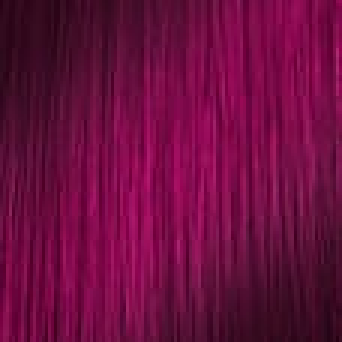
#> input picture shades/COLORFULHAIR_HYPNOTIC_MAGENTA2.jpg, 114 x 114 px (shown 3 times larger); its folder holds 4 pictures in this run
$ python example.py --target shades/COLORFULHAIR_HYPNOTIC_MAGENTA2.jpg --mask shades/COLORFULHAIR_PINK_SORBET.jpg
#> lines starting #> are read from the running program, lines starting #| are printed output that depends on the picture
### color_transfer/__init__.py
# import the necessary packages
import numpy as np
import cv2

def color_transfer(source, target, mask, clip=True, preserve_paper=True):
	"""
	Transfers the color distribution from the source to the target
	image using the mean and standard deviations of the L*a*b*
	color space.

	This implementation is (loosely) based on to the "Color Transfer
	between Images" paper by Reinhard et al., 2001.

	Parameters:
	-------
	source: NumPy array
		OpenCV image in BGR color space (the source image)
	target: NumPy array
		OpenCV image in BGR color space (the target image)
	clip: Should components of L*a*b* image be scaled by np.clip before
		converting back to BGR color space?
		If False then components will be min-max scaled appropriately.
		Clipping will keep target image brightness truer to the input.
		Scaling will adjust image brightness to avoid washed out portions
		in the resulting color transfer that can be caused by clipping.
	preserve_paper: Should color transfer strictly follow methodology
		layed out in original paper? The method does not always produce
		aesthetically pleasing results.
		If False then L*a*b* components will scaled using the reciprocal of
		the scaling factor proposed in the paper.  This method seems to produce
		more consistently aesthetically pleasing results

	Returns:
	-------
	transfer: NumPy array
		OpenCV image (w, h, 3) NumPy array (uint8)
	"""
	# convert the images from the RGB to L*ab* color space, being
	# sure to utilizing the floating point data type (note: OpenCV
	# expects floats to be 32-bit, so use that instead of 64-bit)
	source = cv2.cvtColor(source, cv2.COLOR_BGR2LAB).astype("float32")
	target = cv2.cvtColor(target, cv2.COLOR_BGR2LAB).astype("float32")
	mask = cv2.cvtColor(mask, cv2.COLOR_BGR2GRAY)


	# compute color statistics for the source and target images
	(lMeanSrc, lStdSrc, aMeanSrc, aStdSrc, bMeanSrc, bStdSrc) = image_stats(source)
	(lMeanTar, lStdTar, aMeanTar, aStdTar, bMeanTar, bStdTar) = image_stats_target(target,mask)

	# subtract the means from the target image
	(l, a, b) = cv2.split(target)
	# l -= lMeanTar
	# a -= aMeanTar
	# b -= bMeanTar

	## SUBTRACT USING MASK
	l = cv2.subtract(l,lMeanTar,mask=mask)
	a = cv2.subtract(a,aMeanTar,mask=mask)
	b = cv2.subtract(b,bMeanTar,mask=mask)


	if preserve_paper:
		# scale by the standard deviations using paper proposed factor
		l = (lStdTar / lStdSrc) * l
		a = (aStdTar / aStdSrc) * a
		b = (bStdTar / bStdSrc) * b
	else:
		# scale by the standard deviations using reciprocal of paper proposed factor
		l = (lStdSrc / lStdTar) * l
		a = (aStdSrc / aStdTar) * a
		b = (bStdSrc / bStdTar) * b

	# add in the source mean
	l += lMeanSrc
	a += aMeanSrc
	b += bMeanSrc

	# clip/scale the pixel intensities to [0, 255] if they fall
	# outside this range
	l = _scale_array(l, clip=clip)
	a = _scale_array(a, clip=clip)
	b = _scale_array(b, clip=clip)

	# merge the channels together and convert back to the RGB color
	# space, being sure to utilize the 8-bit unsigned integer data
	# type
	transfer = cv2.merge([l, a, b])
	transfer1 = transfer
	mask_inv = cv2.bitwise_not(mask)
	bg = cv2.bitwise_and(target,target,mask=mask_inv)
	fg = cv2.bitwise_and(transfer,transfer,mask=mask)
	final =cv2.add(bg,fg.astype("float32"))
	final = cv2.cvtColor(final.astype("uint8"), cv2.COLOR_LAB2BGR)

	# return the color transferred image
	return final,transfer1,fg

# [10 lines left out: function show_image, not called in this run]

def image_stats_target(image,mask):
	mean,std = cv2.meanStdDev(image,mask=mask)[:3]
	# print("with mask Mean: ",mean)
	# print("with mask std ",std)
	lMean,  aMean,  bMean = mean
	lStd, aStd,  bStd = std

	return (lMean, lStd, aMean, aStd, bMean, bStd)

def image_stats(image):
	"""
	Parameters:
	-------
	image: NumPy array
		OpenCV image in L*a*b* color space

	Returns:
	-------
	Tuple of mean and standard deviations for the L*, a*, and b*
	channels, respectively
	"""
	# compute the mean and standard deviation of each channel
	(l, a, b) = cv2.split(image)
	(lMean, lStd) = (l.mean(), l.std())
	(aMean, aStd) = (a.mean(), a.std())
	(bMean, bStd) = (b.mean(), b.std())
	# [10 lines of commented-out code are left out]
	return (lMean, lStd, aMean, aStd, bMean, bStd)

# [28 lines left out: function _min_max_scale, not called in this run]

def _scale_array(arr, clip=True):
	"""
	Trim NumPy array values to be in [0, 255] range with option of
	clipping or scaling.

	Parameters:
	-------
	arr: array to be trimmed to [0, 255] range
	clip: should array be scaled by np.clip? if False then input
		array will be min-max scaled to range
		[max([arr.min(), 0]), min([arr.max(), 255])]

	Returns:
	-------
	NumPy array that has been scaled to be in [0, 255] range
	"""
	if clip:
		scaled = np.clip(arr, 0, 255)
	else:
		scale_range = (max([arr.min(), 0]), min([arr.max(), 255]))
		scaled = _min_max_scale(arr, new_range=scale_range)

	return scaled

### example.py
# USAGE
# python example.py --source images/ocean_sunset.jpg --target images/ocean_day.jpg

# import the necessary packages
from color_transfer import color_transfer
import numpy as np
import argparse
import cv2
import os

def show_image(title, image, width = 300):
	# resize the image to have a constant width, just to
	# make displaying the images take up less screen real
	# estate
	r = width / float(image.shape[1])
	dim = (width, int(image.shape[0] * r))
	resized = cv2.resize(image, dim, interpolation = cv2.INTER_AREA)

	# show the resized image
	cv2.imshow(title, resized)

def str2bool(v):
    if v.lower() in ('yes', 'true', 't', 'y', '1'):
        return True
    elif v.lower() in ('no', 'false', 'f', 'n', '0'):
        return False
    else:
        raise argparse.ArgumentTypeError('Boolean value expected.')

# construct the argument parser and parse the arguments
ap = argparse.ArgumentParser()
# ap.add_argument("-s", "--source", required = True,
# 	help = "Path to the source image")
ap.add_argument("-t", "--target", required = True,
	help = "Path to the target image")
ap.add_argument("-m", "--mask", required = True,
	help = "Path to the target image")
ap.add_argument("-c", "--clip", type = str2bool, default = 't',
	help = "Should np.clip scale L*a*b* values before final conversion to BGR? "
		   "Approptiate min-max scaling used if False.")
ap.add_argument("-p", "--preservePaper", type = str2bool, default = 't',
	help = "Should color transfer strictly follow methodology layed out in original paper?")
ap.add_argument("-o", "--output", help = "Path to the output image (optional)")
args = vars(ap.parse_args())

# # load the images
# source = cv2.imread(args["source"])
target = cv2.imread(args["target"])
#> target is the input picture: shape (114, 114, 3); mean B, G, R 63, 12.2, 107
mask = cv2.imread(args["mask"])
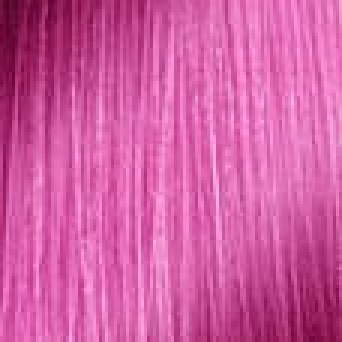
#> input picture shades/COLORFULHAIR_PINK_SORBET.jpg, 114 x 114 px (shown 3 times larger)
#> mask is the input picture: shape (114, 114, 3); mean B, G, R 163.4, 92, 209.9

sourcepath = "shades"

for i in os.listdir(sourcepath):
	print(os.path.join(sourcepath,i))
	source = cv2.imread(os.path.join(sourcepath,i))

	# transfer the color distribution from the source image
	# to the target image
	final,transfer,fg = color_transfer(source, target,mask, clip=args["clip"], preserve_paper=args["preservePaper"])
#> in color_transfer, `mask = cv2.cvtColor(mask, cv2.COLOR_BGR2GRAY)`:
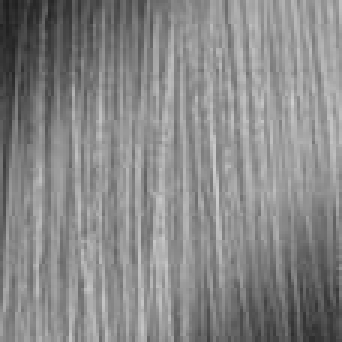
#> mask: shape (114, 114) (shown 3 times larger); min 29, max 206, mean 135.4
#> in image_stats, `(l, a, b) = cv2.split(image)`:
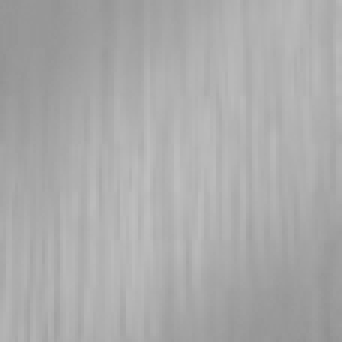
#> a: shape (114, 114) float32 (shown 3 times larger); min 145, max 190, mean 170.5
#> in image_stats, `(lMean, lStd) = (l.mean(), l.std())`: lMean = 58.22; lStd = 17.83
#> in image_stats, `(aMean, aStd) = (a.mean(), a.std())`: aMean = 170.5; aStd = 9.54
#> in image_stats, `(bMean, bStd) = (b.mean(), b.std())`: bMean = 123.3; bStd = 1.66
#> in color_transfer, `(lMeanSrc, lStdSrc, aMeanSrc, aStdSrc, bMeanSrc, bStdSrc) = image_stat..`: lMeanSrc = 58.22; lStdSrc = 17.83; aMeanSrc = 170.5; aStdSrc = 9.54; bMeanSrc = 123.3; bStdSrc = 1.66
#> in image_stats_target, `mean,std = cv2.meanStdDev(image,mask=mask)[:3]`: mean = [58.22, 170.5, 123.3]; std = [17.83, 9.54, 1.66]
#> in image_stats_target, `lMean,  aMean,  bMean = mean`: lMean = [58.22]; aMean = [170.5]; bMean = [123.3]
#> in image_stats_target, `lStd, aStd,  bStd = std`: lStd = [17.83]; aStd = [9.54]; bStd = [1.66]
#> in color_transfer, `(lMeanTar, lStdTar, aMeanTar, aStdTar, bMeanTar, bStdTar) = image_stat..`: lMeanTar = [58.22]; lStdTar = [17.83]; aMeanTar = [170.5]; aStdTar = [9.54]; bMeanTar = [123.3]; bStdTar = [1.66]
#> in color_transfer, `a = cv2.subtract(a,aMeanTar,mask=mask)`:
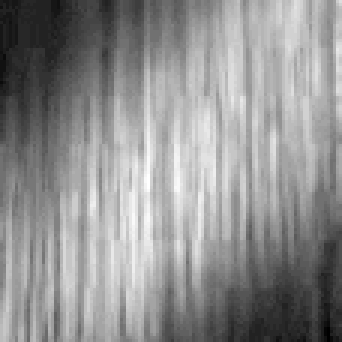
#> a: shape (114, 114) float32 (shown 3 times larger); min -25.5, max 19.5, mean -5.3e-06; drawn with min black and max white
#> in color_transfer, `b = cv2.subtract(b,bMeanTar,mask=mask)`:
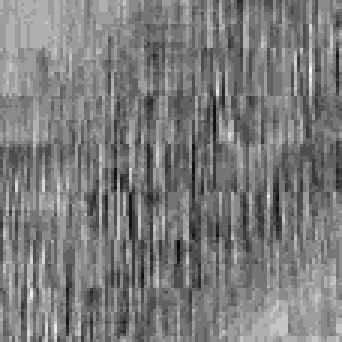
#> b: shape (114, 114) float32 (shown 3 times larger); min -6.31, max 6.69, mean 2.39e-06; drawn with min black and max white
#> in color_transfer, `mask_inv = cv2.bitwise_not(mask)`:
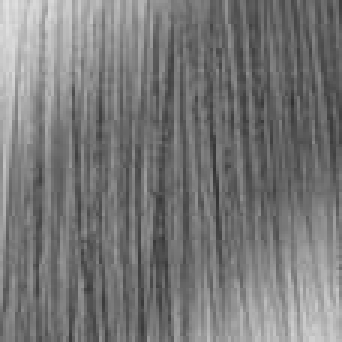
#> mask_inv: shape (114, 114) (shown 3 times larger); min 49, max 226, mean 119.6
#> in color_transfer, `final = cv2.cvtColor(final.astype("uint8"), cv2.COLOR_LAB2BGR)`:
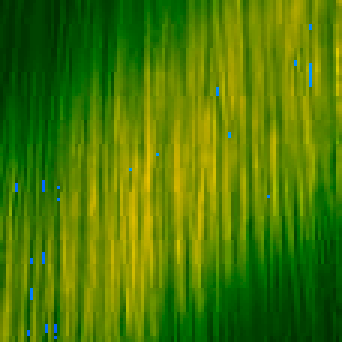
#> final: shape (114, 114, 3) (shown 3 times larger); mean B, G, R 0.9, 122.4, 74.6
#> pass 3 of the loop `for i in os.listdir(sourcepath):`:
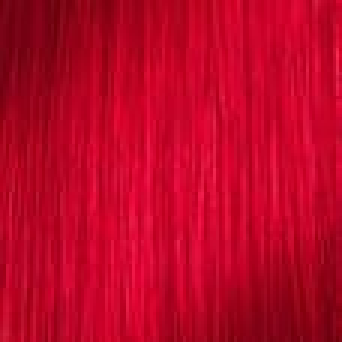
#> input picture shades/COLORFULHAIR_RED.jpg, 114 x 114 px (shown 3 times larger)
#> source is the input picture: shape (114, 114, 3); mean B, G, R 38, 5, 187.6
#> in image_stats (call 3), `(l, a, b) = cv2.split(image)`:
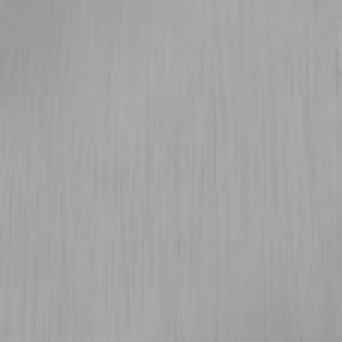
#> b: shape (114, 114) float32 (shown 3 times larger); min 152, max 172, mean 164.2
#> in image_stats (call 3), `(lMean, lStd) = (l.mean(), l.std())`: lMean = 100.3; lStd = 15.4
#> in image_stats (call 3), `(aMean, aStd) = (a.mean(), a.std())`: aMean = 191.6; aStd = 6.84
#> in image_stats (call 3), `(bMean, bStd) = (b.mean(), b.std())`: bMean = 164.2; bStd = 3.3
#> lMeanSrc = 100.3; lStdSrc = 15.4; aMeanSrc = 191.6; aStdSrc = 6.84; bMeanSrc = 164.2; bStdSrc = 3.3
#> in color_transfer (call 3), `final = cv2.cvtColor(final.astype("uint8"), cv2.COLOR_LAB2BGR)`:
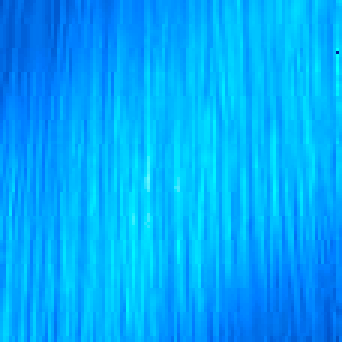
#> final: shape (114, 114, 3) (shown 3 times larger); mean B, G, R 252.8, 170.9, 0.1
#> the loop made 4 passes; the first 3 are shown

	# check to see if the output image should be saved
	if args["output"] is not None:
		cv2.imwrite(args["output"]+i, final)
		cv2.imwrite("transfer1/"+i,transfer)

		cv2.imwrite("fg/"+i,fg)

# [5 lines of commented-out code are left out]
